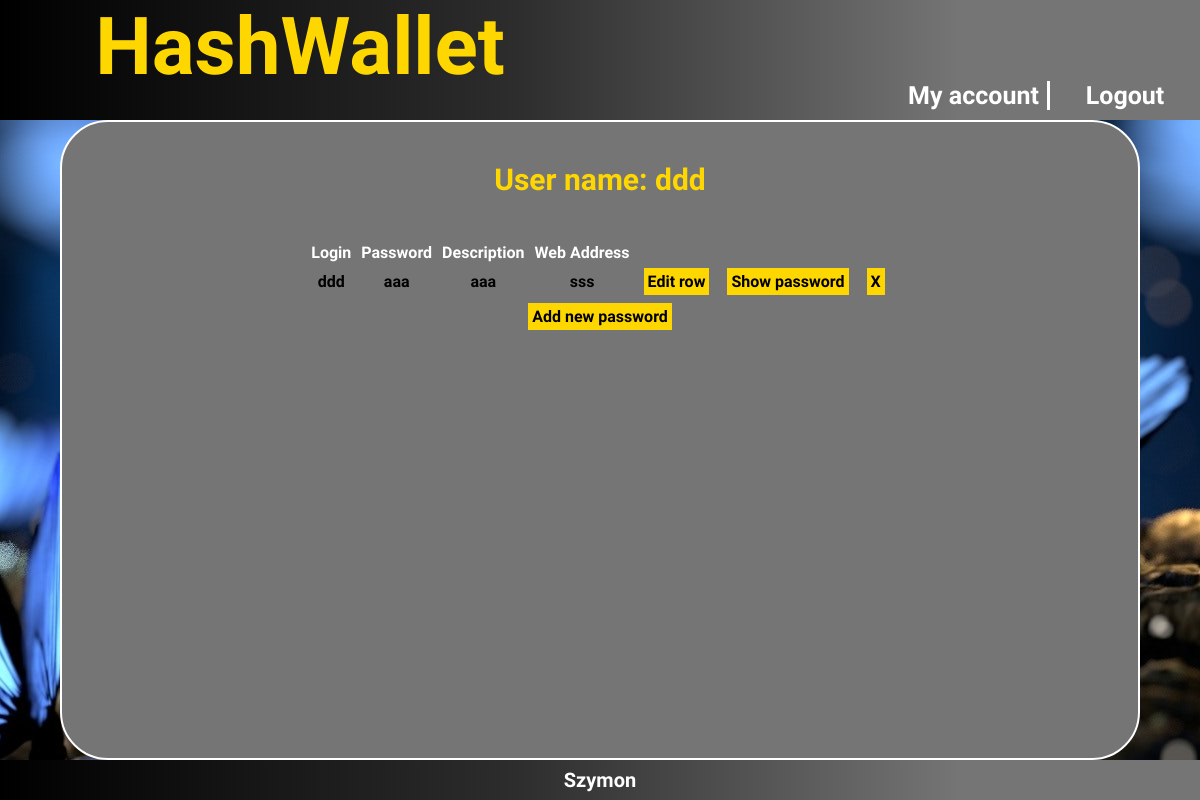
Page /controllers/mainBoardShowPasswords.php?show=88 (signed in) on the committed database.
### tables this page shows
CREATE TABLE `password` (
  `id_password` int(11) NOT NULL,
  `login` varchar(80) NOT NULL,
  `password` varchar(256) NOT NULL,
  `web_address` varchar(100) NOT NULL,
  `description` varchar(256) NOT NULL,
  `userId` int(10) NOT NULL
);

### controllers/classes/Baza.php (called while the page is built, shortened)
<?php
class Baza {
    private $mysqli;
    public function __construct($serwer, $user, $pass, $baza) {
        $this->mysqli = new mysqli($serwer, $user, $pass, $baza);
    }
    public function selectPole($sql, $pola) {
        $tresc = " ";
        if ($result = $this->mysqli->query($sql)) {
            $ilepol = count($pola);
            while ($row = $result->fetch_object()) {
                for ($i = 0; $i < $ilepol; $i++) {
                    $p = $pola[$i];
                    $tresc.=$row->$p;
                }
                $tresc.=" ";
            }
        }
        return $tresc;
    }
    function getPasswordRow($userId)
    {
        $tresc = [];
        if ($result = $this->mysqli->query("select * from password where userId='$userId'")) {
            while ($row = $result->fetch_object()) {
                  array_push($tresc,$row);
              }
        }
        return $tresc;
    }
}
?>

### controllers/mainBoardShowPasswords.php (the view, shortened to what this page needs)
<!DOCTYPE html>
<html lang="pl">
<head>
    <link rel="stylesheet" href="../css/style.css">
    <link rel="stylesheet" href="../css/mainBoard.css">
</head>
<body>
    <header>
        <div class="baner">
            HashWallet
        </div>
        <div class="navigation">
            <div class="right">
            <div  id="nav-hover" >
                <a href="#">My account</a>
               </div>
                <div class="main-button"> <a href='login.php?akcja=wyloguj' >Logout</a></div>
        </div>
            </div>
        </header>
   <div class=main>
    <div class="plansza-tlo">
          <?php
          $db = new Baza("localhost", "root", "", "bsiBase");
          $passOb=new Password();
          $login=$_SESSION['login'];
          $userId=$_SESSION['userId'];
          echo '<div class="login">';
          echo  $passOb->showLogin($login);
          echo '</div>';
          echo '<div class="wallet">';
          $res=$db->getPasswordRow($userId);
            if($res!=null) {
                echo '<table>';
                echo '<thead>';
                echo '<tr>';
                echo '<th>Login</th>';
                echo '<th>Password</th>';
                echo '<th>Description</th>';
                echo '<th>Web Address</th>';
                echo '<th> </th>';
                echo '</tr>';
                echo '</thead>';
            }
            foreach ($res as $passwords){
              if($passwords->id_password == filter_input(INPUT_GET, "show")) {
                  $mainPassword = $db->selectPole("select password from users where login='$login'", array("password"));
                  $cipher = "AES-256-CBC";
                  $options = 0;
                  $iv = str_repeat("0", openssl_cipher_iv_length($cipher));
                  $passwords->password = openssl_decrypt($passwords->password, $cipher, $mainPassword, $options, $iv);
              }
              echo '<tr>';
              echo '<th>' . $passwords->login . '</th>';
              echo '<th>' . $passwords->password . '</th>';
              echo '<th>' . $passwords->description . '</th>';
              echo '<th>' . $passwords->web_address . '</th>';
              echo '<th>'."<a href='mainBoardEditPassword.php?edit=$passwords->id_password'>Edit row</a>".'</th>';
              echo '<th>'."<a href='mainBoardShowPasswords.php?show=$passwords->id_password'>Show password</a>".'</th>';
              echo '<th>'."<a href='mainBoardAction.php?delete=$passwords->id_password'>X</a>".'</th>';
         }
          echo'</table>';
          echo '</div>';
            ?>
        <a href='mainBoardNewPassword.php'>Add new password</a>
    </div>
   </div>
         <footer>
        <div >Szymon</div>
    </footer>
</body>
</html>

### css/style.css (style rules this page uses)
body { width: 100vw; font-family: 'Acme', sans-serif; font-weight: 1000; margin: 0; color: #fff; height: 100vh; }
a { text-decoration: none; color: #fff; }
.baner { box-sizing: border-box; color: gold; font-size: 10vh; text-align: center; width: 50vw; height: 80%; }
header { background: linear-gradient(90deg, rgba(0,0,0,1) 0%, rgba(45,45,45,1) 43%, rgba(117,117,117,1) 80%, rgba(117,117,117,1) 100%); display: flex; flex-direction: row; flex-wrap:wrap; height: 15vh; width: 100%; }
.navigation { box-sizing: border-box; width: 50vw; display: flex; justify-content: flex-end; flex-wrap: wrap; font-size: 25px; }
.right { min-width: 50%; display: flex; justify-content:space-around; flex-wrap: wrap; align-content:flex-end; padding-bottom: 10px; text-align: center; }
.main-button { justify-content: center; list-style: none; width: 50%; }
#nav-hover { box-sizing: border-box; border-left: 3px solid #fff; width: 50%; position: relative; }
.main { background: url("zdjecia/slide1.jpg")no-repeat fixed center; min-height: 80vh; display: flex; justify-content: center; align-items: center; }
footer { box-sizing: border-box; display: flex; font-size: 20px; text-align: center; background: linear-gradient(90deg, rgba(0,0,0,1) 0%, rgba(45,45,45,1) 43%, rgba(117,117,117,1) 80%, rgba(117,117,117,1) 100%); width: 100%; height: 5vh; align-items: center; justify-content: center; }

### css/mainBoard.css (style rules this page uses)
#nav-hover { border-left: 0; border-right: 3px solid #fff; }
.main a { background: gold; color: black; padding: 4px; margin: 4px; }
.logged, .wallet { display: flex; align-items: center; flex-direction: column; }
.main table th { padding: 4px; }
.main table thead { color: white; }
.plansza-tlo { background: rgba(117,117,117,1); box-sizing: border-box; border: 2px solid white; border-radius: 6vh; width: 90%; min-height: 80vh; flex-direction: column; color: black; display: flex; align-items: center; }
.login { color: gold; font-size: 30px; margin: 40px 0; }

### rows in the picture
password: login "ddd", password+id_password "aaa", description "aaa", web_address "sss"

### other values in the picture
$login "ddd"
